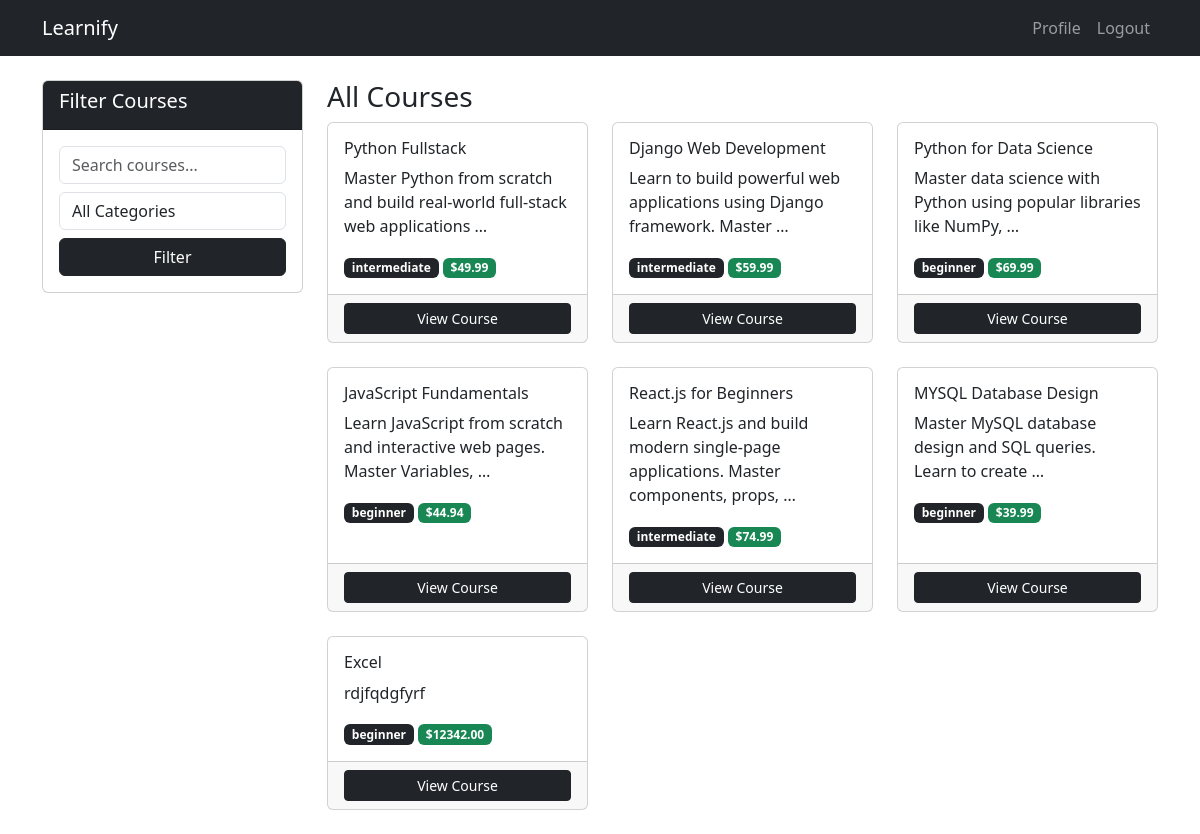
/dashboard/courses/ (signed in), run on the app's committed database.
### courses/models.py (models this page shows, shortened)
class Course(models.Model):
    LEVEL_CHOICES = (
        ('beginner', 'Beginner'),
        ('intermediate', 'Intermediate'),
        ('advanced', 'Advanced'),
    )
    STATUS_CHOICES = (
        ('draft', 'Draft'),
        ('published', 'Published'),
    )
    title = models.CharField(max_length=200)
    description = models.TextField()
    category = models.ForeignKey(Category,
                                on_delete=models.CASCADE,
                                related_name='courses')
    instructor = models.ForeignKey(CustomUser,
                                  on_delete=models.CASCADE,
                                  related_name='courses')
    price = models.DecimalField(max_digits=10, decimal_places=2)
    thumbnail = models.ImageField(upload_to='course_thumbnails/',
                                 blank=True, null=True)
    level = models.CharField(max_length=20,
                            choices=LEVEL_CHOICES,
                            default='beginner')
    status = models.CharField(max_length=20,
                             choices=STATUS_CHOICES,
                             default='draft')
    created_at = models.DateTimeField(auto_now_add=True)
    updated_at = models.DateTimeField(auto_now=True)

### courses/views.py (the view)
# urls.py: path('courses/', views.course_list, name='course_list'),
def course_list(request):
    courses = Course.objects.filter(status='published')
    categories = Category.objects.all()
    query = request.GET.get('q')
    if query:
        courses = courses.filter(title__icontains=query)
    category_id = request.GET.get('category')
    if category_id:
        courses = courses.filter(category_id=category_id)
    return render(request, 'courses/course_list.html', {
        'courses': courses,
        'categories': categories,
        'query': query
    })

### templates/courses/course_list.html (shortened to what this page needs)
{% extends 'base.html' %}
{% block content %}
<div class="row">
    <div class="col-md-3">
        <div class="card mb-4">
            <div class="card-header bg-dark text-white">
                <h5>Filter Courses</h5>
            </div>
            <div class="card-body">
                <form method="GET">
                    <input type="text" name="q"
                           class="form-control mb-2"
                           placeholder="Search courses..."
                           value="{{ query|default:'' }}">
                    <select name="category"
                            class="form-control mb-2">
                        <option value="">All Categories</option>
                    </select>
                    <button type="submit"
                            class="btn btn-dark w-100">
                        Filter
                    </button>
                </form>
            </div>
        </div>
    </div>
    <div class="col-md-9">
        <h3>All Courses</h3>
        <div class="row">
            {% for course in courses %}
            <div class="col-md-4 mb-4">
                <div class="card h-100">
                    <div class="card-body">
                        <h6>{{ course.title }}</h6>
                        <p>{{ course.description|truncatewords:10 }}</p>
                        <span class="badge bg-dark">
                            {{ course.level }}
                        </span>
                        <span class="badge bg-success">
                            ${{ course.price }}
                        </span>
                    </div>
                    <div class="card-footer">
                        <a href="{% url 'course_detail' course.pk %}"
                           class="btn btn-dark btn-sm w-100">
                            View Course
                        </a>
                    </div>
                </div>
            </div>
            {% empty %}
            <p>No courses found.</p>
            {% endfor %}
        </div>
    </div>
</div>
{% endblock %}

### data on the page
Course: title "Python Fullstack", description "Master Python from scratch and build real-world full-stack web applications …", level "intermediate", price "49.99"
Course: title "Django Web Development", description "Learn to build powerful web applications using Django framework. Master …", level "intermediate", price "59.99"
Course: title "Python for Data Science", description "Master data science with Python using popular libraries like NumPy, …", level "beginner", price "69.99"
Course: title "JavaScript Fundamentals", description "Learn JavaScript from scratch and interactive web pages. Master Variables, …", level "beginner", price "44.94"
Course: title "React.js for Beginners", description "Learn React.js and build modern single-page applications. Master components, props, …", level "intermediate", price "74.99"
Course: title "MYSQL Database Design", description "Master MySQL database design and SQL queries. Learn to create …", level "beginner", price "39.99"
Course: title "Excel", description "rdjfqdgfyrf", level "beginner", price "12342.00"
